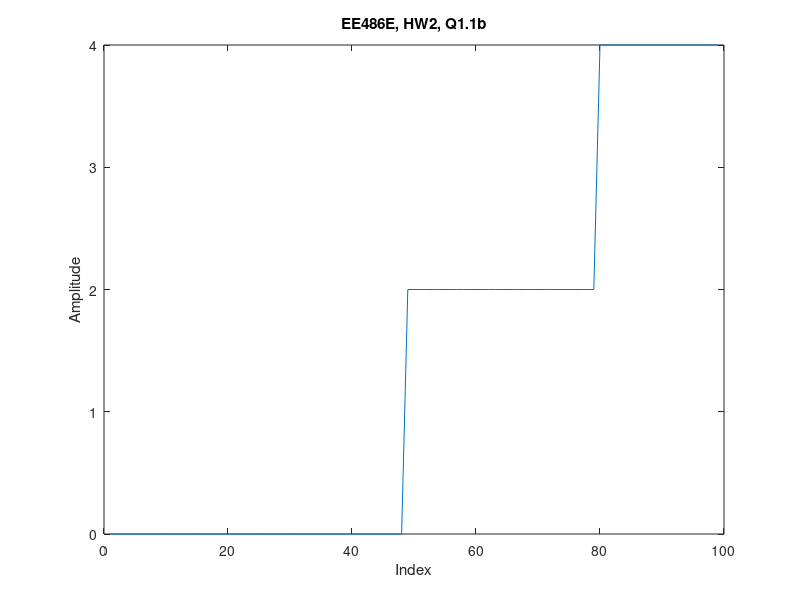
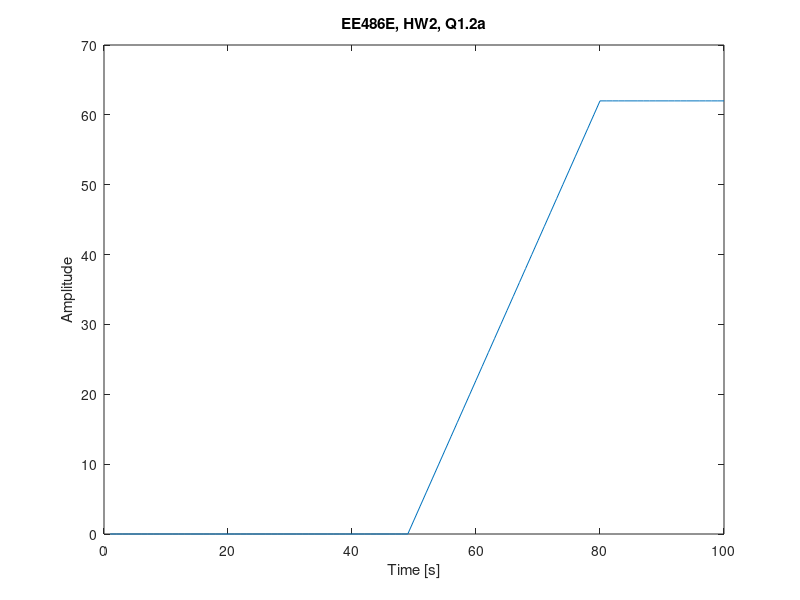
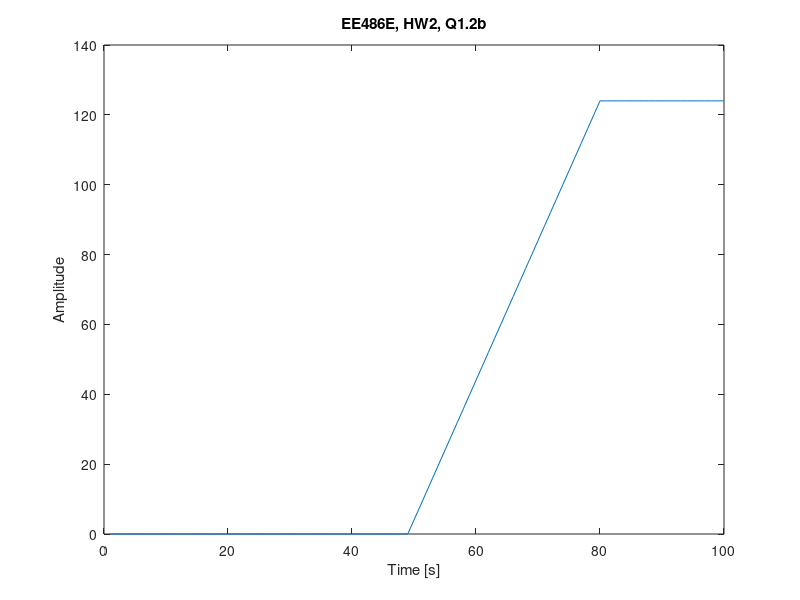
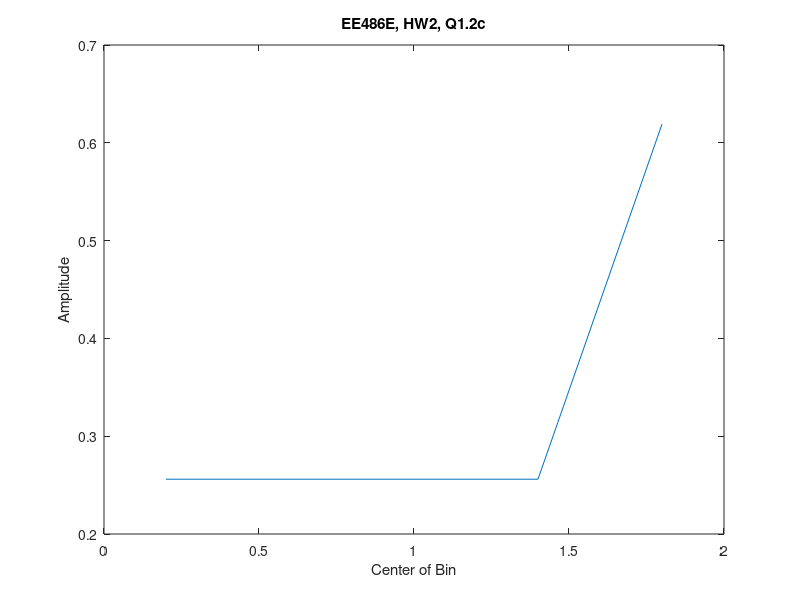

Write the MATLAB code that produced these figures, in order. (Note: this script raises an error after producing the figures.)
%% Fred Tidwell HW02
close all, clear all, clc
%% 1.1
%1.1. a. 100 - 1 = 99.
%1.1. b.

time = 1:100;
mag = zeros(1, 100);
mag(50:80) = 2;
lineLength = cumsum(abs(diff(mag)));
figure()
plot(lineLength);
title('EE486E, HW2, Q1.1b')
ylabel('Amplitude');
xlabel('Index');

%% 1.2
%1.2.

%a.
figure();
RA = cumsum(abs(mag));
plot(time, RA);
title('EE486E, HW2, Q1.2a')
ylabel('Amplitude');
xlabel('Time [s]');

%b
figure();
Energy = cumsum(mag.^2);
plot(time, Energy);
title('EE486E, HW2, Q1.2b')
ylabel('Amplitude');
xlabel('Time [s]');

%c 
figure();
[totalOccurances, y] = hist(mag, 5);
ProbY = totalOccurances/length(mag);
natLog = log(ProbY);
for i = 1:5
    if(isinf(natLog(i)) == 1)
        natLog(i) = 0; 
    end
end
Entropy = -cumsum(ProbY.*natLog);
plot(y, Entropy)
title('EE486E, HW2, Q1.2c')
ylabel('Amplitude');
xlabel('Center of Bin');


%% 1.3
%1.3.
fs_Hz = 100;
dt = fs_Hz^-1;
time = 0:dt:10-dt;
signal = sin(2*pi*time);
triangle = 2*triang(length(signal))';
AM = signal.*triangle;
figure()
plot(time, AM)
title('EE486E, HW2, Q1.3')
ylabel('Amplitude');
xlabel('Time [s]');

%% 1.3b
%LineLength
lineLength = cumsum(abs(diff(AM)));
figure()
plot(lineLength);
title('EE486E, HW2, Q1.3b1')
ylabel('Amplitude');
xlabel('Index');

%Rectified Area
figure();
RA = cumsum(abs(AM));
plot(time, RA);
title('EE486E, HW2, Q1.3b2')
ylabel('Amplitude');
xlabel('Time [s]');
    
%Energy
figure();
Energy = cumsum(AM.^2);
plot(time, Energy);
title('EE486E, HW2, Q1.3b3')
ylabel('Amplitude');
xlabel('Time [s]');

%Entropy
figure();
[totalOccurances, y] = hist(AM, 5);
ProbY = totalOccurances/length(AM);
natLog = log(ProbY);
for i = 1:5
    if(isinf(natLog(i)) == 1)
        natLog(i) = 0; 
    end
end
Entropy = -cumsum(ProbY.*natLog);
plot(y, Entropy)
title('EE486E, HW2, Q1.3b4')
ylabel('Amplitude');
xlabel('Center of Bin');



%% 1.3c
FM = 2*sin(2*pi*0.1*time.^2);
figure();
plot(time, FM)
title('EE486E, HW2, Q1.3c')
ylabel('Amplitude');
xlabel('Time [s]');

%% 1.3d
%LineLength
lineLength = cumsum(abs(diff(FM)));
figure()
plot(lineLength);
title('EE486E, HW2, Q1.3d1')
ylabel('Amplitude');
xlabel('Index');

%Rectified Area
figure();
RA = cumsum(abs(FM));
plot(time, RA);
title('EE486E, HW2, Q1.3d2')
ylabel('Amplitude');
xlabel('Time [s]');
    
%Energy
figure();
Energy = cumsum(FM.^2);
plot(time, Energy);
title('EE486E, HW2, Q1.3d3')
ylabel('Amplitude');
xlabel('Time [s]');

%Entropy
figure();
[totalOccurances, y] = hist(FM, 5);
ProbY = totalOccurances/length(FM);
natLog = log(ProbY);
for i = 1:5
    if(isinf(natLog(i)) == 1)
        natLog(i) = 0; 
    end
end
Entropy = -cumsum(ProbY.*natLog);
plot(y, Entropy)
title('EE486E, HW2, Q1.3d4')
ylabel('Amplitude');
xlabel('Center of Bin');

%% Part2
close all, clear all, clc

load('szChirps.mat')
fs = info.fs_Hz;
recordTime = length(data)/fs;
time = 0:1/fs:(recordTime - 1/fs);
%% 2.1 
%2.1 The remainder of the difference in the length of n and L, divided 
%by d

%ignoredFromLeft = mod(length(n)-L,d); 

%% 2.2
% 2.2. Four values will be ignored from the left.
n = data;
L = 4*fs; 
d = (1/8)*fs;
ignoredFromLeft = mod(length(n)-L,d); 

%% 2.3

[llFeat, numIgnored] = rfeature(data,@(x) sum(abs(diff(x))),L,d);
temp = [NaN(1,numIgnored+L-1) zohinterp(llFeat,d)];
ll = temp(1:length(data));
normalLL = (ll/max(ll))*2*max(data);

figure()
hold on
plot(time, data)
plot(time, normalLL, 'g')
legend('data', 'Normalized Line Length')
title('EE486E, HW2, Q2.3')
ylabel('Amplitude [uV]');
xlabel('Time [s]');
hold off

%% 2.4. A threshold of 4.8 mV

%% 2.5.
figure()
hold on
flickers = [];
fCount = 0;
minD = min(data);
maxD = max(data);
plot(time, data)
plot(time, normalLL, 'g')
legend('data', 'Normalized Line Length')
title('EE486E, HW2, Q2.5')
ylabel('Amplitude [uV]');
xlabel('Time [s]');

for i = 1:length(time)-1
    if((ll(i) < 48e3) && (ll(i+1) > 48e3))
       fCount = fCount + 1;
       flickers(fCount) = time(i);
       line([time(i) time(i)], [minD-2000 maxD+2000], 'Color', [1 0 0]);
    end
end




hold off
%% Part 3
close all, clear all, clc

load('multiSz.mat')

fs = info.fs_Hz;
L = 10*fs; 
d = 1*fs;
recordTime1 = length(data1)/fs;
time1 = 0:1/fs:(recordTime1 - 1/fs);

%% 3.1

[eFeat, numIgnored] = rfeature(data1,@(x) sum(x.^2),L,d);
temp = [NaN(1,numIgnored+L-1) zohinterp(eFeat,d)];
en = temp(1:length(data1));
normalEn = (en/max(en))*2*max(data1);

figure()
hold on
plot(time1, data1)
plot(time1, normalEn, 'g')
legend('data', 'Normalized Energy')
title('EE486E, HW2, Q3.1')
ylabel('Amplitude [uV]');
xlabel('Time [s]');
hold off

%% 3.2

L = 30*fs;
d = 2*fs;
[eMean, numIgnored] = rfeature(normalEn,@mean,L,d);
temp = [NaN(1,numIgnored+L-1) zohinterp(eMean,d)];
energyMean = temp(1:length(normalEn));

[eVar, numIgnored] = rfeature(normalEn,@var,L,d);
temp = [NaN(1,numIgnored+L-1) zohinterp(eVar,d)];
energyVar = temp(1:length(normalEn));

meanVar = energyMean./energyVar;
normalMeanVar = (meanVar/max(meanVar)) * 2 * max(data1);

figure()
hold on
plot(data1)
plot(normalMeanVar, 'g')
legend('data1', 'Normalized Mean Variance');
title('EE486E, HW2, Q3.2')
ylabel('Amplitude [uV]');
xlabel('Time [s]');
hold off

%% 3.3. I would set a threshold of 4.

%% 3.4
L = 10*fs;
d = 1*fs;
recordTime2 = length(data2)/fs;
time2 = 0:1/fs:(recordTime2 - 1/fs);

[eFeat, numIgnored] = rfeature(data2,@(x) sum(x.^2),L,d);
temp = [NaN(1,numIgnored+L-1) zohinterp(eFeat,d)];
en = temp(1:length(data2));
normalEn = (en/max(en))*2*max(data2);

L = 30*fs;
d = 2*fs;

[eMean, numIgnored] = rfeature(normalEn,@mean,L,d);
temp = [NaN(1,numIgnored+L-1) zohinterp(eMean,d)];
energyMean = temp(1:length(normalEn));

[eVar, numIgnored] = rfeature(normalEn,@var,L,d);
temp = [NaN(1,numIgnored+L-1) zohinterp(eVar,d)];
energyVar = temp(1:length(normalEn));

meanVar = energyMean./energyVar;
threshold = 4;
thresholdPlot = (threshold/max(meanVar)) * 2 * max(data2) * ones(1, length(time2));

normalMeanVar = (meanVar/max(meanVar)) * 2 * max(data2);

figure()
hold on
plot(time2, data2)
plot(time2, thresholdPlot, 'black')
plot(time2, normalMeanVar, 'g')
title('EE486E, HW2, Q3.4')
legend('data2', 'threshold', 'Norm Mean Var')
ylabel('Amplitude [uV]');
xlabel('Time [s]');
hold off

%% 3.5. Yes, the ratio looks less predictive. I was able to detect the seizure 
%without extraneous events. I believe that a fixed threshold
% would not work as well and that each individual might respond
% differently. I think the best approach would be to train the device to
% determine a proper threshold and then set it for that specific patient.
